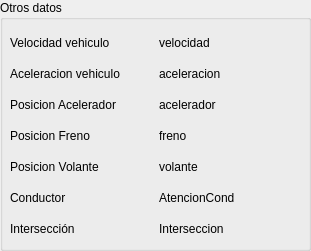
   <widget class="QGroupBox" name="groupBox">
    <property name="geometry">
     <rect>
      <x>0</x>
      <y>1480</y>
      <width>311</width>
      <height>251</height>
     </rect>
    </property>
    <property name="title">
     <string>Otros datos</string>
    </property>
    <widget class="QWidget" name="gridLayoutWidget">
     <property name="geometry">
      <rect>
       <x>10</x>
       <y>30</y>
       <width>291</width>
       <height>211</height>
      </rect>
     </property>
     <layout class="QGridLayout" name="gridLayout">
      <item row="4" column="0">
       <widget class="QLabel" name="label_31">
        <property name="text">
         <string>Posicion Volante</string>
        </property>
       </widget>
      </item>
      <item row="0" column="1">
       <widget class="QLabel" name="dato_velocidadVehiculo">
        <property name="text">
         <string>velocidad</string>
        </property>
       </widget>
      </item>
      <item row="6" column="0">
       <widget class="QLabel" name="label_3">
        <property name="text">
         <string>Intersección</string>
        </property>
       </widget>
      </item>
      <item row="4" column="1">
       <widget class="QLabel" name="dato_volante">
        <property name="text">
         <string>volante</string>
        </property>
       </widget>
      </item>
      <item row="5" column="1">
       <widget class="QLabel" name="dato_atencionConductor">
        <property name="text">
         <string>AtencionCond</string>
        </property>
       </widget>
      </item>
      <item row="5" column="0">
       <widget class="QLabel" name="label_14">
        <property name="text">
         <string>Conductor</string>
        </property>
       </widget>
      </item>
      <item row="6" column="1">
       <widget class="QLabel" name="dato_interseccion">
        <property name="text">
         <string>Interseccion</string>
        </property>
       </widget>
      </item>
      <item row="1" column="1">
       <widget class="QLabel" name="dato_aceleracionVehiculo">
        <property name="text">
         <string>aceleracion</string>
        </property>
       </widget>
      </item>
      <item row="3" column="0">
       <widget class="QLabel" name="label_30">
        <property name="text">
         <string>Posicion Freno</string>
        </property>
       </widget>
      </item>
      <item row="2" column="1">
       <widget class="QLabel" name="dato_Acelerador">
        <property name="text">
         <string>acelerador</string>
        </property>
       </widget>
      </item>
      <item row="0" column="0">
       <widget class="QLabel" name="label_8">
        <property name="text">
         <string>Velocidad vehiculo</string>
        </property>
       </widget>
      </item>
      <item row="2" column="0">
       <widget class="QLabel" name="dato_interseccion_2">
        <property name="text">
         <string>Posicion Acelerador</string>
        </property>
       </widget>
      </item>
      <item row="1" column="0">
       <widget class="QLabel" name="label_5">
        <property name="text">
         <string>Aceleracion vehiculo</string>
        </property>
       </widget>
      </item>
      <item row="3" column="1">
       <widget class="QLabel" name="dato_freno">
        <property name="text">
         <string>freno</string>
        </property>
       </widget>
      </item>
     </layout>
    </widget>
   </widget>
